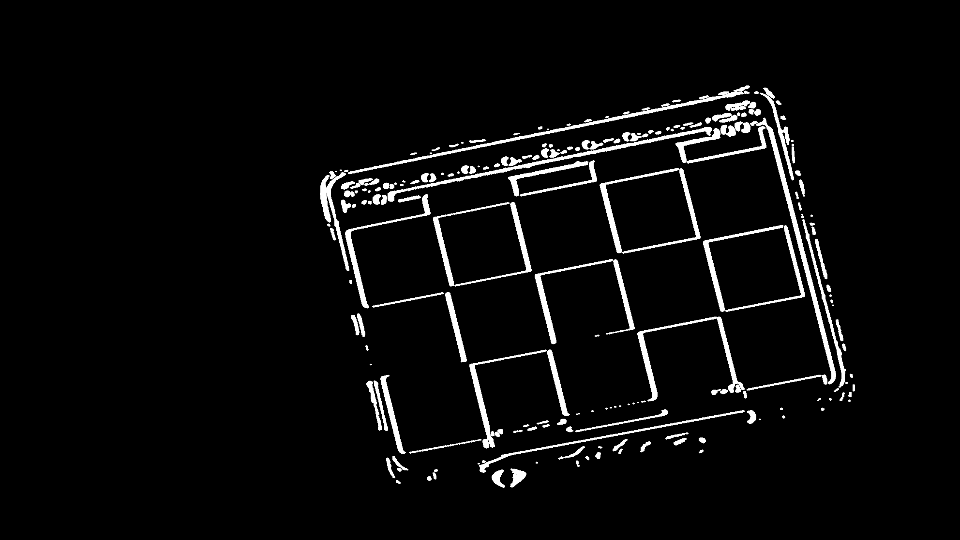
#> input picture data/sample_images/b1.png, 960 x 540 px, found by its file name
$ python calibrate_cameras.py
#> lines starting #> are read from the running program, lines starting #| are printed output that depends on the picture; after the words box and inside, x2 and y2 are one past the last pixel; in counts of white or black regions, pixels touching at a corner belong together
"""
Homography alignment between Basler and DVX event camera screenshots.

This script:
1. Loads resized 960x540 grayscale screenshots from disk.
2. Detects and matches ORB features.
3. Computes a homography mapping DVX → Basler perspective.
4. Warps the DVX image and overlays with the Basler.
5. Displays both original and aligned overlays, along with feature matches.

Author: Affyief
Date: 2025-09-11
"""

import os
import cv2
import numpy as np

# ------------------------------ Constants ------------------------------- #
FOLDER = "/home/faps/Desktop/projekt/screenshots"
BASLER_PATH = os.path.join(FOLDER, "b1.png")
DVX_PATH = os.path.join(FOLDER, "d1.png")
TILE_SIZE = (960, 540)
# ------------------------------------------------------------------------ #

# Load images in grayscale
img_b = cv2.imread(BASLER_PATH, 0)
#> img_b is the input picture: shape (540, 960); min 0, max 255, mean 10.5
img_d = cv2.imread(DVX_PATH, 0)
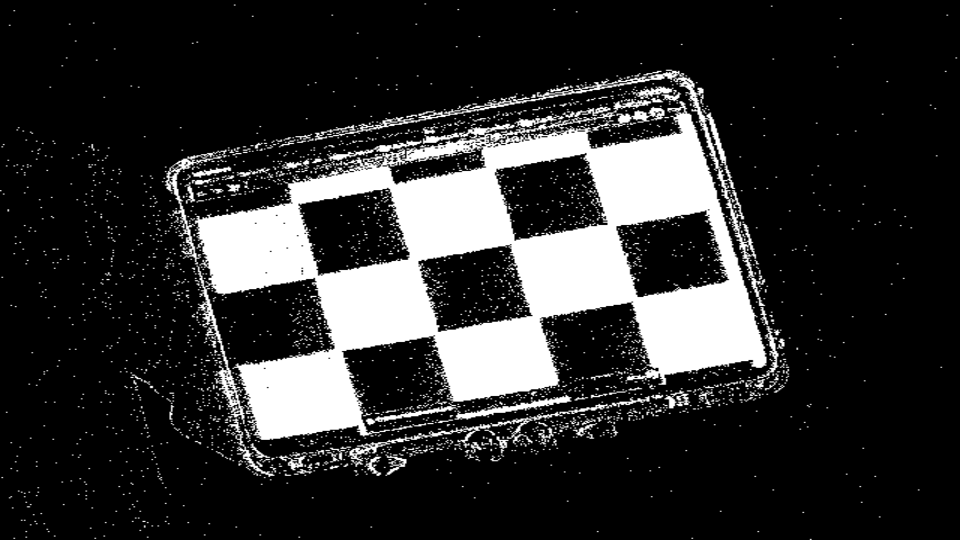
#> input picture data/sample_images/d1.png, 960 x 540 px, found by its file name
#> img_d is the input picture: shape (540, 960); min 0, max 255, mean 47.7

if img_b is None or img_d is None:
    raise FileNotFoundError("One of the images was not found!")


# -------------------------- Helper Functions ---------------------------- #
def preprocess_for_features(img):
    """Apply Gaussian blur and morphological thinning for feature detection."""
    blurred = cv2.GaussianBlur(img, (5, 5), 0)
    kernel = cv2.getStructuringElement(cv2.MORPH_RECT, (3, 3))
    thin = cv2.morphologyEx(blurred, cv2.MORPH_OPEN, kernel)
    return thin


def label_image(img, label, homo=None, tile_size=TILE_SIZE):
    """Convert grayscale to BGR, add label, resolutions, and optional homography."""
    img_bgr = cv2.cvtColor(img, cv2.COLOR_GRAY2BGR)
    img_resized = cv2.resize(img_bgr, tile_size)
    h_orig, w_orig = img.shape[:2]
    h_resized, w_resized = tile_size

    # Main label
    cv2.putText(
        img_resized,
        label,
        (20, 40),
        cv2.FONT_HERSHEY_SIMPLEX,
        1.0,
        (0, 255, 255),
        2,
        cv2.LINE_AA,
    )

    # Show resolutions
    cv2.putText(
        img_resized,
        f"Original: {w_orig}x{h_orig}",
        (20, 70),
        cv2.FONT_HERSHEY_SIMPLEX,
        0.6,
        (255, 255, 0),
        2,
        cv2.LINE_AA,
    )
    cv2.putText(
        img_resized,
        f"Resized: {w_resized}x{h_resized}",
        (20, 100),
        cv2.FONT_HERSHEY_SIMPLEX,
        0.6,
        (255, 255, 0),
        2,
        cv2.LINE_AA,
    )

    # Overlay homography matrix if provided
    if homo is not None:
        H_text = [f"{homo[i, j]:.2f}" for i in range(3) for j in range(3)]
        y0 = 130
        for i in range(3):
            row_text = " ".join(H_text[i * 3 : (i + 1) * 3])
            cv2.putText(
                img_resized,
                row_text,
                (20, y0 + i * 25),
                cv2.FONT_HERSHEY_SIMPLEX,
                0.5,
                (0, 255, 0),
                2,
                cv2.LINE_AA,
            )

    return img_resized


def draw_feature_correspondences(img1, kp1, img2, kp2, matches, max_matches=50):
    """
    Draw colored lines between corresponding keypoints of two images.
    Returns a single concatenated image.
    """
    # Resize images to same height
    h1, w1 = img1.shape[:2]
    h2, w2 = img2.shape[:2]
    H = max(h1, h2)
    scale1 = H / h1
    scale2 = H / h2
    img1_r = cv2.resize(img1, (int(w1*scale1), H))
    img2_r = cv2.resize(img2, (int(w2*scale2), H))

    # Convert to BGR
    if len(img1_r.shape) == 2:
        img1_r = cv2.cvtColor(img1_r, cv2.COLOR_GRAY2BGR)
    if len(img2_r.shape) == 2:
        img2_r = cv2.cvtColor(img2_r, cv2.COLOR_GRAY2BGR)

    # Concatenate horizontally
    vis = np.hstack((img1_r, img2_r))
    offset = img1_r.shape[1]

    colors = [(255,0,0), (0,255,0), (0,0,255), (255,255,0), (0,255,255), (255,0,255)]
    for i, m in enumerate(matches[:max_matches]):
        color = colors[i % len(colors)]
        pt1 = tuple(np.round(np.array(kp1[m.queryIdx].pt) * scale1).astype(int))
        pt2 = tuple(np.round(np.array(kp2[m.trainIdx].pt) * scale2).astype(int) + np.array([offset,0]))
        cv2.line(vis, pt1, pt2, color, 2)
        cv2.circle(vis, pt1, 4, color, -1)
        cv2.circle(vis, pt2, 4, color, -1)

    return vis
# ------------------------------------------------------------------------ #


def main():
    """Main routine to process images and display homography overlays."""
    # Preprocess images
    img_b_proc = preprocess_for_features(img_b)
    img_d_proc = preprocess_for_features(img_d)
#> in preprocess_for_features (call 2), `blurred = cv2.GaussianBlur(img, (5, 5), 0)`:
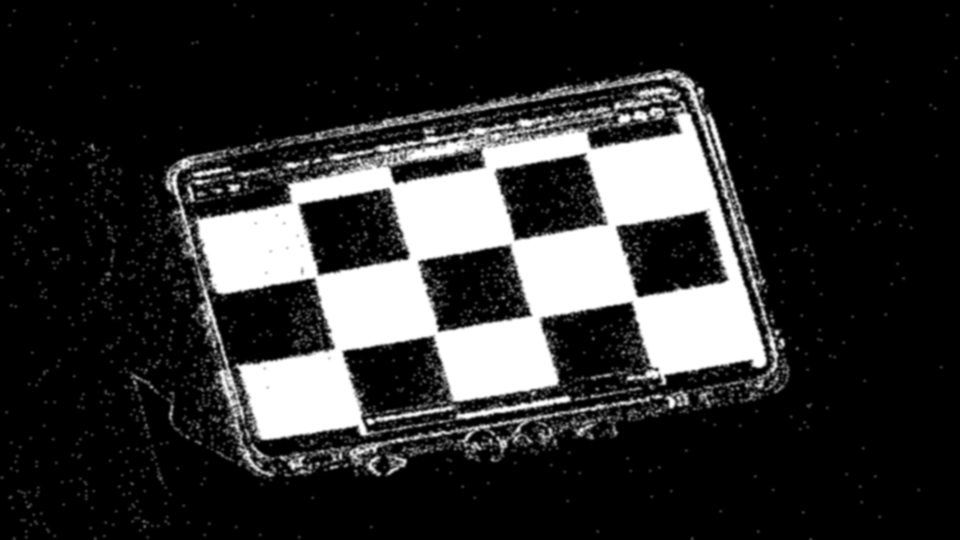
#> blurred: shape (540, 960); min 0, max 255, mean 47.7

    # ORB feature detection
    orb = cv2.ORB_create(1000)
    kp_b, des_b = orb.detectAndCompute(img_b_proc, None)
#> kp_b = 1000 keypoints; strongest (x, y, size): (511, 178, 53.6), (678, 145, 64.3), (498, 479, 53.6), (746, 126, 53.6)
    kp_d, des_d = orb.detectAndCompute(img_d_proc, None)
#> kp_d = 1000 keypoints; strongest (x, y, size): (520, 233, 111.1), (346, 355, 92.6), (322, 279, 111.1), (301, 208, 111.1)

    # Match features
    bf = cv2.BFMatcher(cv2.NORM_HAMMING, crossCheck=True)
    matches = bf.match(des_d, des_b)
#> matches = 218 matches
    matches = sorted(matches, key=lambda x: x.distance)

    pts_d = np.float32([kp_d[m.queryIdx].pt for m in matches]).reshape(-1, 1, 2)
#> pts_d = 218 rows, first 8: [404, 465], [301, 207.8], [301.1, 206.5], [647, 372], [710, 114], [551.8, 376.2], [661.2, 94.8], [354.2, 426.8]
    pts_b = np.float32([kp_b[m.trainIdx].pt for m in matches]).reshape(-1, 1, 2)
#> pts_b = 218 rows, first 8: [748.8, 421.2], [726, 388], [763.2, 154.1], [763.2, 143.3], [752.5, 415.1], [728, 392], [746.4, 109.2], [740.4, 393.6]

    # Compute homography
    H, mask = cv2.findHomography(pts_d, pts_b, cv2.RANSAC, 5.0)
#> H = [[1.34, 1.05, 5.51], [0.0494, 1.56, -36.27], [0.000277, 0.0015, 1]]; mask = 218 values, max 1 at index 6, min 0 at index 0, mean 0.119
    print("Calculated Homography Matrix (DVX -> Basler):")
    print(H)
#| [[ 1.33898247e+00  1.04573306e+00  5.50791914e+00]
#|  [ 4.94277079e-02  1.55815868e+00 -3.62673859e+01]
#|  [ 2.76642877e-04  1.50265400e-03  1.00000000e+00]]

    # Warp DVX to Basler perspective
    h, w = img_b.shape
#> h = 540; w = 960
    dvx_aligned = cv2.warpPerspective(img_d, H, (w, h))

    # Overlays
    overlay_no_tfr = cv2.bitwise_or(img_b, img_d)
    overlay_tfr = cv2.bitwise_or(img_b, dvx_aligned)

    # Label each tile
    tile_tl = label_image(img_b, "Original B1")
    tile_tr = label_image(img_d, "Original D1")
    tile_bl = label_image(overlay_no_tfr, "Overlay No Transform")
    tile_br = label_image(overlay_tfr, "Overlay With Transform", H)
#> call 4 of label_image, with label = 'Overlay With Transform', homo = array of shape (3, 3), tile_size = (960, 540)
#> in label_image (call 4), `H_text = [f"{homo[i, j]:.2f}" for i in range(3) for j in range(3)]`: H_text = ['1.34', '1.05', '5.51', '0.05', '1.56', '-36.27', '0.00', '0.00', '1.00']
#> after the loop in label_image (call 4), `for i in range(3):`:
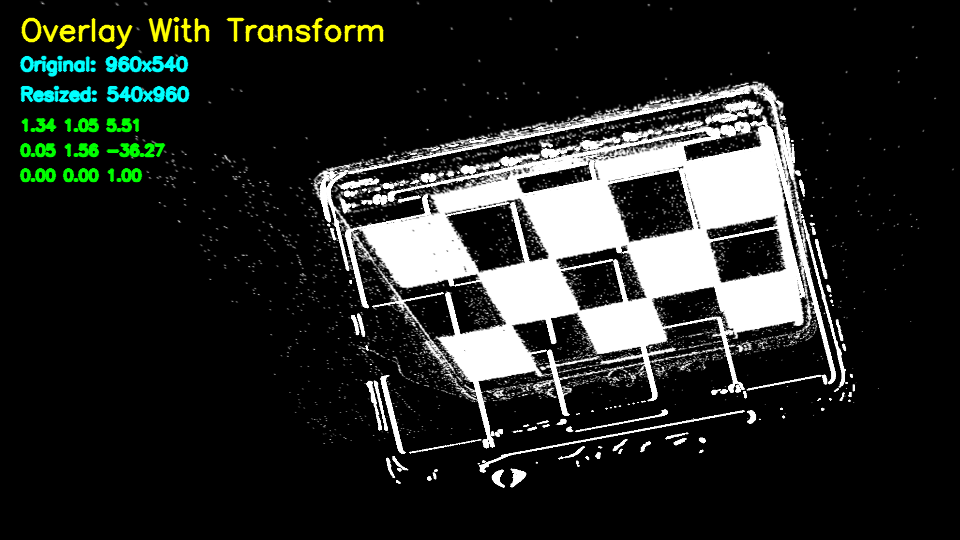
#> img_resized: shape (540, 960, 3); mean B, G, R 36.9, 39.7, 36.7

    # 2x2 quad layout
    top_row = np.hstack((tile_tl, tile_tr))
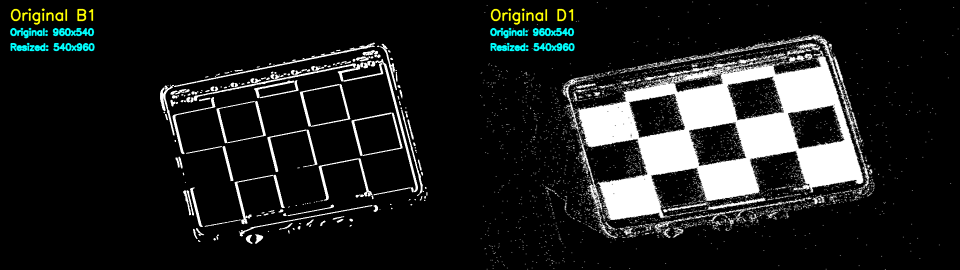
#> top_row: shape (540, 1920, 3) (shown at 1/2 size); mean B, G, R 30.6, 31.3, 29.8
    bottom_row = np.hstack((tile_bl, tile_br))
    quad = np.vstack((top_row, bottom_row))
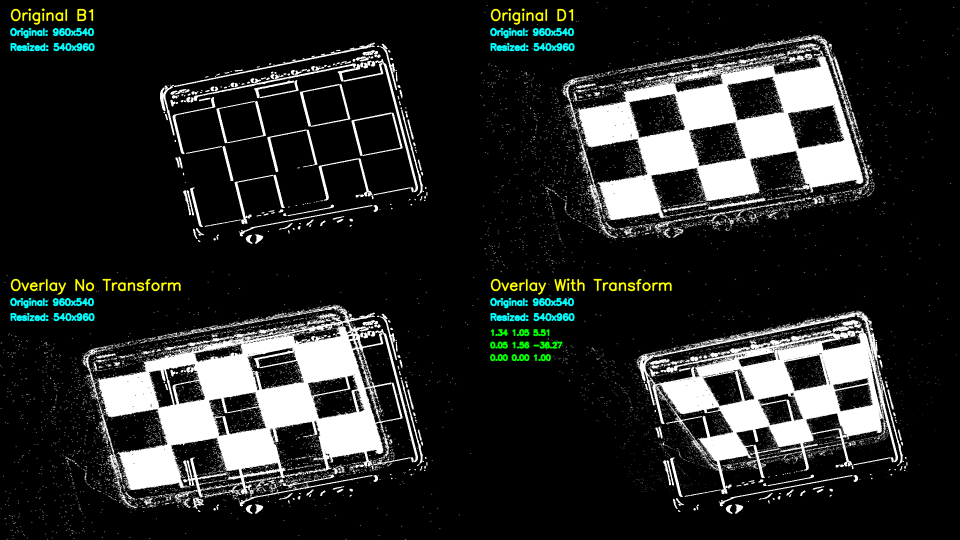
#> quad: shape (1080, 1920, 3) (shown at 1/2 size); mean B, G, R 38.5, 39.8, 37.9

    # Draw feature correspondences for visual feedback
    corr_vis = draw_feature_correspondences(img_d, kp_d, img_b, kp_b, matches, max_matches=50)
#> in draw_feature_correspondences, `vis = np.hstack((img1_r, img2_r))`:
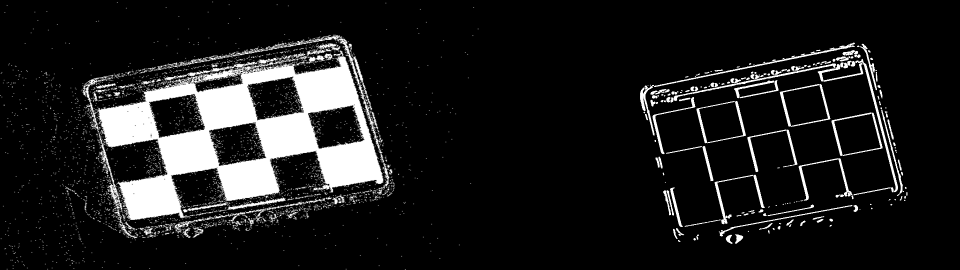
#> vis: shape (540, 1920, 3) (shown at 1/2 size); min 0, max 255, mean 29.1
#> the loop in draw_feature_correspondences, `for i, m in enumerate(matches[:max_matches]):` made 50 passes
#> (color, pt1, pt2) on passes 1 to 12: ((255, 0, 0), (404, 465), (1709, 421)), ((0, 255, 0), (301, 208), (1686, 388)), ((0, 0, 255), (301, 207), (1723, 154)), ((255, 255, 0), (647, 372), (1723, 143)), ((0, 255, 255), (710, 114), (1712, 415)), ((255, 0, 255), (552, 376), (1688, 392)), ((255, 0, 0), (661, 95), (1706, 109)), ((0, 255, 0), (354, 427), (1700, 394)), ((0, 0, 255), (185, 161), (1293, 176)), ((255, 255, 0), (239, 366), (1289, 219)), ((0, 255, 255), (700, 89), (1442, 468)), ((255, 0, 255), (379, 147), (1544, 143))
#> after the loop in draw_feature_correspondences, `for i, m in enumerate(matches[:max_matches]):`:
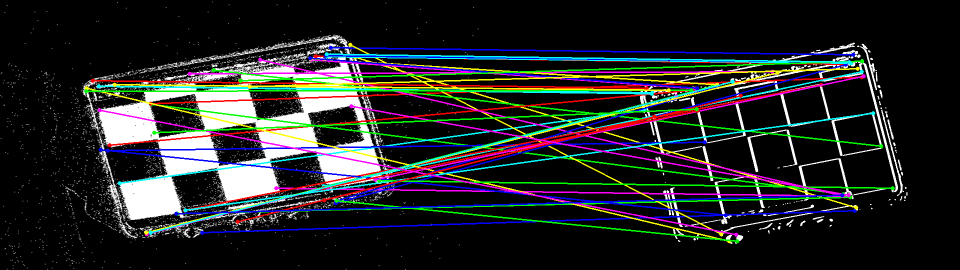
#> vis: shape (540, 1920, 3) (shown at 1/2 size); 12.32% of pixels changed, all inside (x1, y1, x2, y2) = (168, 85, 1790, 487)

    # Display
    cv2.imshow("Quad Layout: Original & Overlay", quad)
    cv2.imshow("Feature Correspondences", corr_vis)

    print("Press ESC to exit.")
    while True:
        if cv2.waitKey(1) == 27:
#> (key Esc is pressed here)
            break

    cv2.destroyAllWindows()


if __name__ == "__main__":
    main()
